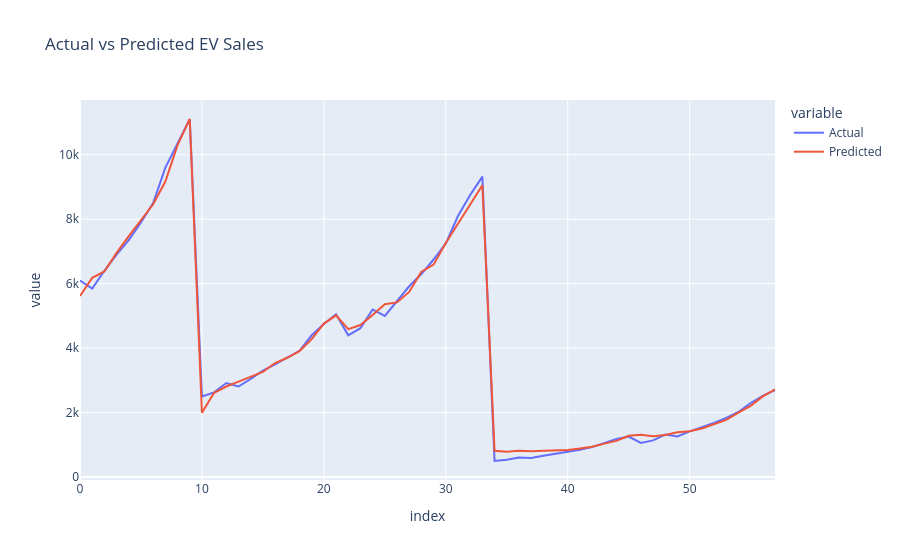

Notebook code cell kept with this figure:
### Code cell
fig = px.line(
    results.reset_index(drop=True),
    y=["Actual", "Predicted"],
    title="Actual vs Predicted EV Sales"
)

fig.show()

### Figure 1 — Plotly figure (JSON) as saved in the notebook; plotly's stock layout.template omitted (floating-point values rounded to 4 significant figures)
{"data": [{"hovertemplate": "variable=Actual<br>index=%{x}<br>value=%{y}<extra></extra>", "legendgroup": "Actual", "line": {"color": "#636efa", "dash": "solid"}, "marker": {"symbol": "circle"}, "mode": "lines", "name": "Actual", "orientation": "v", "showlegend": true, "type": "scatter", "x": [0, 1, 2, 3, 4, 5, 6, 7, 8, 9, 10, 11, 12, 13, 14, 15, 16, 17, 18, 19, 20, 21, 22, 23, 24, 25, 26, 27, 28, 29, 30, 31, 32, 33, 34, 35, 36, 37, 38, 39, 40, 41, 42, 43, 44, 45, 46, 47, 48, 49, 50, 51, 52, 53, 54, 55, 56, 57], "xaxis": "x", "y": [6100.0, 5850.0, 6400.0, 6900.0, 7350.0, 7900.0, 8500.0, 9600.0, 10350.0, 11100.0, 2500.0, 2630.0, 2920.0, 2810.0, 3050.0, 3300.0, 3500.0, 3710.0, 3920.0, 4400.0, 4750.0, 5050.0, 4400.0, 4620.0, 5200.0, 5000.0, 5450.0, 5920.0, 6300.0, 6750.0, 7250.0, 8100.0, 8750.0, 9320.0, 500.0, 540.0, 610.0, 590.0, 660.0, 720.0, 790.0, 850.0, 930.0, 1060.0, 1180.0, 1260.0, 1060.0, 1140.0, 1320.0, 1260.0, 1420.0, 1550.0, 1680.0, 1840.0, 2020.0, 2300.0, 2520.0, 2700.0], "yaxis": "y"}, {"hovertemplate": "variable=Predicted<br>index=%{x}<br>value=%{y}<extra></extra>", "legendgroup": "Predicted", "line": {"color": "#EF553B", "dash": "solid"}, "marker": {"symbol": "circle"}, "mode": "lines", "name": "Predicted", "orientation": "v", "showlegend": true, "type": "scatter", "x": [0, 1, 2, 3, 4, 5, 6, 7, 8, 9, 10, 11, 12, 13, 14, 15, 16, 17, 18, 19, 20, 21, 22, 23, 24, 25, 26, 27, 28, 29, 30, 31, 32, 33, 34, 35, 36, 37, 38, 39, 40, 41, 42, 43, 44, 45, 46, 47, 48, 49, 50, 51, 52, 53, 54, 55, 56, 57], "xaxis": "x", "y": [5617.0, 6181.0, 6380.0, 6954.0, 7472.0, 7972.0, 8462.0, 9168.0, 10300.0, 11110.0, 2001.0, 2615.0, 2811.0, 2963.0, 3111.0, 3263.0, 3540.0, 3702.0, 3910.0, 4279.0, 4763.0, 5015.0, 4590.0, 4718.0, 5028.0, 5364.0, 5420.0, 5745.0, 6373.0, 6592.0, 7260.0, 7846.0, 8463.0, 9052.0, 815.7, 783.6, 817.0, 801.8, 815.2, 818.5, 842.1, 886.1, 942.6, 1039.0, 1124.0, 1281.0, 1313.0, 1265.0, 1309.0, 1391.0, 1420.0, 1509.0, 1647.0, 1773.0, 1998.0, 2211.0, 2502.0, 2724.0], "yaxis": "y"}], "layout": {"legend": {"title": {"text": "variable"}, "tracegroupgap": 0}, "title": {"text": "Actual vs Predicted EV Sales"}, "xaxis": {"anchor": "y", "domain": [0, 1], "title": {"text": "index"}}, "yaxis": {"anchor": "x", "domain": [0, 1], "title": {"text": "value"}}}}
